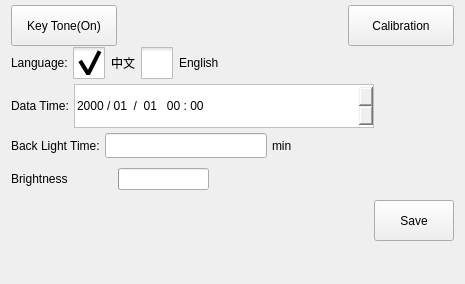
     <widget class="QWidget" name="systemSettingPage">
      <attribute name="title">
       <string>System Settings</string>
      </attribute>
      <layout class="QVBoxLayout" name="verticalLayout_2">
       <property name="spacing">
        <number>5</number>
       </property>
       <property name="topMargin">
        <number>1</number>
       </property>
       <property name="bottomMargin">
        <number>3</number>
       </property>
       <item>
        <layout class="QHBoxLayout" name="horizontalLayout_15">
         <item>
          <widget class="QPushButton" name="keyToneButton">
           <property name="sizePolicy">
            <sizepolicy hsizetype="Minimum" vsizetype="Preferred">
             <horstretch>0</horstretch>
             <verstretch>0</verstretch>
            </sizepolicy>
           </property>
           <property name="minimumSize">
            <size>
             <width>106</width>
             <height>41</height>
            </size>
           </property>
           <property name="maximumSize">
            <size>
             <width>104</width>
             <height>32</height>
            </size>
           </property>
           <property name="text">
            <string>Key Tone(On)</string>
           </property>
           <property name="checkable">
            <bool>true</bool>
           </property>
          </widget>
         </item>
         <item>
          <spacer name="horizontalSpacer_13">
           <property name="orientation">
            <enum>Qt::Horizontal</enum>
           </property>
           <property name="sizeHint" stdset="0">
            <size>
             <width>40</width>
             <height>20</height>
            </size>
           </property>
          </spacer>
         </item>
         <item>
          <widget class="QPushButton" name="calibrationBtn">
           <property name="sizePolicy">
            <sizepolicy hsizetype="Minimum" vsizetype="Preferred">
             <horstretch>0</horstretch>
             <verstretch>0</verstretch>
            </sizepolicy>
           </property>
           <property name="minimumSize">
            <size>
             <width>106</width>
             <height>41</height>
            </size>
           </property>
           <property name="maximumSize">
            <size>
             <width>104</width>
             <height>32</height>
            </size>
           </property>
           <property name="text">
            <string>Calibration</string>
           </property>
          </widget>
         </item>
        </layout>
       </item>
       <item>
        <layout class="QHBoxLayout" name="horizontalLayout">
         <item>
          <widget class="QLabel" name="label">
           <property name="text">
            <string>Language:</string>
           </property>
          </widget>
         </item>
         <item>
          <widget class="QCheckBox" name="chineseBox">
           <property name="styleSheet">
            <string notr="true">::indicator {
     width: 32px;
     height: 32px;
 }

::indicator:unchecked 
{
     image: url(:/resource/check_unchecked.png);
 }
::indicator:checked 
{
     image: url(:/resource/check_checked.png);
 }

QRadioButton::indicator:checked:disabled
{
 image: url(:/resource/check_checked_disable.png);
}

QRadioButton::indicator:unchecked:disabled
{
 image: url(:/resource/check_unchecked_disable.png);
}</string>
           </property>
           <property name="text">
            <string>中文</string>
           </property>
           <property name="checked">
            <bool>true</bool>
           </property>
           <attribute name="buttonGroup">
            <string notr="true">languageButtonGroup</string>
           </attribute>
          </widget>
         </item>
         <item>
          <widget class="QCheckBox" name="englishBox">
           <property name="styleSheet">
            <string notr="true">::indicator {
     width: 32px;
     height: 32px;
 }

::indicator:unchecked 
{
     image: url(:/resource/check_unchecked.png);
 }
::indicator:checked 
{
     image: url(:/resource/check_checked.png);
 }

QRadioButton::indicator:checked:disabled
{
 image: url(:/resource/check_checked_disable.png);
}

QRadioButton::indicator:unchecked:disabled
{
 image: url(:/resource/check_unchecked_disable.png);
}</string>
           </property>
           <property name="text">
            <string>English</string>
           </property>
           <attribute name="buttonGroup">
            <string notr="true">languageButtonGroup</string>
           </attribute>
          </widget>
         </item>
         <item>
          <spacer name="horizontalSpacer">
           <property name="orientation">
            <enum>Qt::Horizontal</enum>
           </property>
           <property name="sizeHint" stdset="0">
            <size>
             <width>40</width>
             <height>20</height>
            </size>
           </property>
          </spacer>
         </item>
        </layout>
       </item>
       <item>
        <layout class="QHBoxLayout" name="horizontalLayout_2">
         <item>
          <widget class="QLabel" name="label_2">
           <property name="text">
            <string>Data Time:</string>
           </property>
          </widget>
         </item>
         <item>
          <widget class="QDateTimeEdit" name="dateTimeEdit">
           <property name="sizePolicy">
            <sizepolicy hsizetype="Preferred" vsizetype="Preferred">
             <horstretch>0</horstretch>
             <verstretch>0</verstretch>
            </sizepolicy>
           </property>
           <property name="minimumSize">
            <size>
             <width>300</width>
             <height>44</height>
            </size>
           </property>
           <property name="maximumSize">
            <size>
             <width>16777215</width>
             <height>50</height>
            </size>
           </property>
           <property name="styleSheet">
            <string notr="true">#dateTimeEdit
{
	padding-right:50px;
	border-width:1px;
	border-style: solid;
	border-color: rgb(193, 193, 193);
}
#dateTimeEdit::up-button
{
	subcontrol-origin: content;
	subcontrol-position:right;
	width:48px;
	height:48px;
	
	image: url(:/resource/plus(64).png);
}
#dateTimeEdit::down-button
{
	subcontrol-position:right;
	width:48px;
	height:48px;
	image: url(:/resource/minus(64).png);
}</string>
           </property>
           <property name="accelerated">
            <bool>true</bool>
           </property>
           <property name="displayFormat">
            <string>yyyy / MM  /  dd   hh : mm</string>
           </property>
           <property name="calendarPopup">
            <bool>false</bool>
           </property>
          </widget>
         </item>
         <item>
          <spacer name="horizontalSpacer_2">
           <property name="orientation">
            <enum>Qt::Horizontal</enum>
           </property>
           <property name="sizeHint" stdset="0">
            <size>
             <width>40</width>
             <height>20</height>
            </size>
           </property>
          </spacer>
         </item>
        </layout>
       </item>
       <item>
        <layout class="QHBoxLayout" name="horizontalLayout_7">
         <item>
          <widget class="QLabel" name="label_14">
           <property name="text">
            <string>Back Light Time:</string>
           </property>
          </widget>
         </item>
         <item>
          <widget class="ICLineEditWithVirtualNumericKeypad" name="backLightTimeEdit">
           <property name="minimumSize">
            <size>
             <width>0</width>
             <height>25</height>
            </size>
           </property>
          </widget>
         </item>
         <item>
          <widget class="QLabel" name="label_15">
           <property name="text">
            <string>min</string>
           </property>
          </widget>
         </item>
         <item>
          <spacer name="horizontalSpacer_4">
           <property name="orientation">
            <enum>Qt::Horizontal</enum>
           </property>
           <property name="sizeHint" stdset="0">
            <size>
             <width>40</width>
             <height>20</height>
            </size>
           </property>
          </spacer>
         </item>
        </layout>
       </item>
       <item>
        <layout class="QHBoxLayout" name="horizontalLayout_8">
         <property name="rightMargin">
          <number>200</number>
         </property>
         <item>
          <widget class="QLabel" name="label_40">
           <property name="text">
            <string>Brightness</string>
           </property>
          </widget>
         </item>
         <item>
          <widget class="QPushButton" name="brightMinus">
           <property name="minimumSize">
            <size>
             <width>32</width>
             <height>32</height>
            </size>
           </property>
           <property name="text">
            <string/>
           </property>
           <property name="icon">
            <iconset resource="../resource.qrc">
             <normaloff>:/resource/brightness.png</normaloff>:/resource/brightness.png</iconset>
           </property>
           <property name="iconSize">
            <size>
             <width>16</width>
             <height>16</height>
            </size>
           </property>
           <property name="flat">
            <bool>true</bool>
           </property>
          </widget>
         </item>
         <item>
          <widget class="QProgressBar" name="brightnessBar">
           <property name="minimumSize">
            <size>
             <width>0</width>
             <height>16</height>
            </size>
           </property>
           <property name="maximum">
            <number>8</number>
           </property>
           <property name="value">
            <number>0</number>
           </property>
           <property name="textVisible">
            <bool>false</bool>
           </property>
          </widget>
         </item>
         <item>
          <widget class="QPushButton" name="brightPlus">
           <property name="minimumSize">
            <size>
             <width>32</width>
             <height>32</height>
            </size>
           </property>
           <property name="text">
            <string/>
           </property>
           <property name="icon">
            <iconset resource="../resource.qrc">
             <normaloff>:/resource/brightren.png</normaloff>:/resource/brightren.png</iconset>
           </property>
           <property name="iconSize">
            <size>
             <width>24</width>
             <height>24</height>
            </size>
           </property>
           <property name="flat">
            <bool>true</bool>
           </property>
          </widget>
         </item>
        </layout>
       </item>
       <item>
        <layout class="QHBoxLayout" name="horizontalLayout_3">
         <item>
          <widget class="QLabel" name="versionLabel">
           <property name="text">
            <string/>
           </property>
          </widget>
         </item>
         <item>
          <widget class="QPushButton" name="saveButton">
           <property name="sizePolicy">
            <sizepolicy hsizetype="Preferred" vsizetype="Preferred">
             <horstretch>0</horstretch>
             <verstretch>0</verstretch>
            </sizepolicy>
           </property>
           <property name="minimumSize">
            <size>
             <width>80</width>
             <height>41</height>
            </size>
           </property>
           <property name="maximumSize">
            <size>
             <width>80</width>
             <height>41</height>
            </size>
           </property>
           <property name="text">
            <string>Save</string>
           </property>
          </widget>
         </item>
        </layout>
       </item>
       <item>
        <spacer name="verticalSpacer_3">
         <property name="orientation">
          <enum>Qt::Vertical</enum>
         </property>
         <property name="sizeHint" stdset="0">
          <size>
           <width>20</width>
           <height>40</height>
          </size>
         </property>
        </spacer>
       </item>
      </layout>
     </widget>
